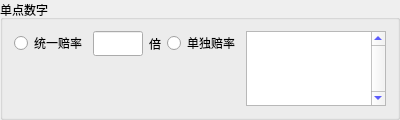
        <widget class="QGroupBox" name="groupBox">
         <property name="sizePolicy">
          <sizepolicy hsizetype="Fixed" vsizetype="Fixed">
           <horstretch>0</horstretch>
           <verstretch>0</verstretch>
          </sizepolicy>
         </property>
         <property name="maximumSize">
          <size>
           <width>400</width>
           <height>120</height>
          </size>
         </property>
         <property name="title">
          <string>单点数字</string>
         </property>
         <layout class="QHBoxLayout" name="horizontalLayout_5">
          <item>
           <layout class="QVBoxLayout" name="verticalLayout_2">
            <item>
             <layout class="QHBoxLayout" name="horizontalLayout">
              <item>
               <widget class="QRadioButton" name="rbSDAccordLR">
                <property name="text">
                 <string>统一赔率</string>
                </property>
               </widget>
              </item>
              <item>
               <widget class="QLineEdit" name="ledtSDAccordLR">
                <property name="sizePolicy">
                 <sizepolicy hsizetype="Fixed" vsizetype="Preferred">
                  <horstretch>0</horstretch>
                  <verstretch>0</verstretch>
                 </sizepolicy>
                </property>
                <property name="maximumSize">
                 <size>
                  <width>50</width>
                  <height>16777215</height>
                 </size>
                </property>
                <property name="font">
                 <font>
                  <family>微软雅黑</family>
                 </font>
                </property>
                <property name="styleSheet">
                 <string notr="true">color: rgb(0, 0, 255);</string>
                </property>
                <property name="alignment">
                 <set>Qt::AlignCenter</set>
                </property>
               </widget>
              </item>
              <item>
               <widget class="QLabel" name="label_36">
                <property name="text">
                 <string>倍</string>
                </property>
               </widget>
              </item>
             </layout>
            </item>
            <item>
             <spacer name="verticalSpacer">
              <property name="orientation">
               <enum>Qt::Vertical</enum>
              </property>
              <property name="sizeHint" stdset="0">
               <size>
                <width>20</width>
                <height>40</height>
               </size>
              </property>
             </spacer>
            </item>
           </layout>
          </item>
          <item>
           <layout class="QHBoxLayout" name="horizontalLayout_2">
            <item>
             <layout class="QVBoxLayout" name="verticalLayout">
              <item>
               <widget class="QRadioButton" name="rbSDSingleLR">
                <property name="text">
                 <string>单独赔率</string>
                </property>
               </widget>
              </item>
              <item>
               <spacer name="verticalSpacer_3">
                <property name="orientation">
                 <enum>Qt::Vertical</enum>
                </property>
                <property name="sizeHint" stdset="0">
                 <size>
                  <width>20</width>
                  <height>40</height>
                 </size>
                </property>
               </spacer>
              </item>
             </layout>
            </item>
            <item>
             <widget class="QTextEdit" name="tedtSDSingleLR">
              <property name="font">
               <font>
                <family>微软雅黑</family>
               </font>
              </property>
              <property name="styleSheet">
               <string notr="true">color: rgb(0, 0, 255);</string>
              </property>
              <property name="verticalScrollBarPolicy">
               <enum>Qt::ScrollBarAlwaysOn</enum>
              </property>
             </widget>
            </item>
           </layout>
          </item>
         </layout>
        </widget>
